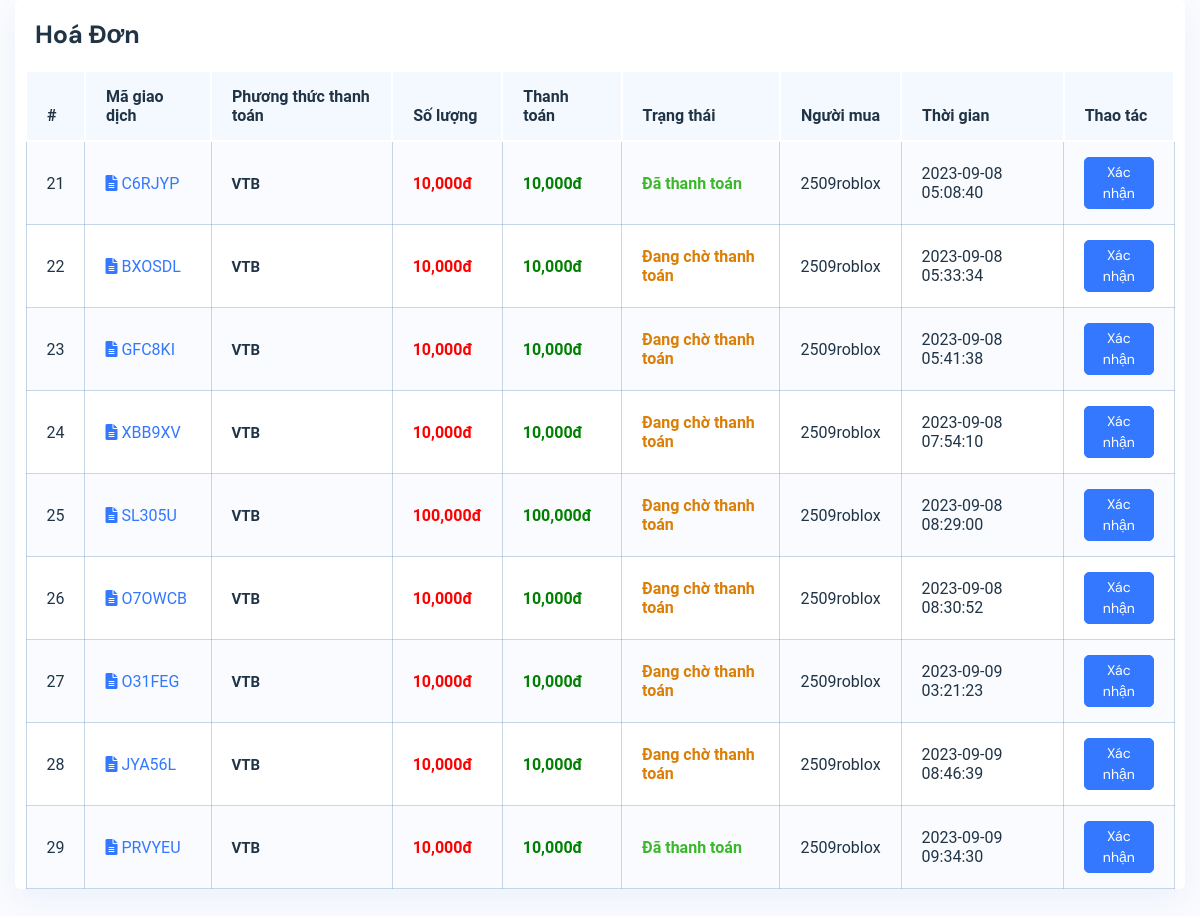
The page /client/admin.php (signed in) on the database as committed earlier.
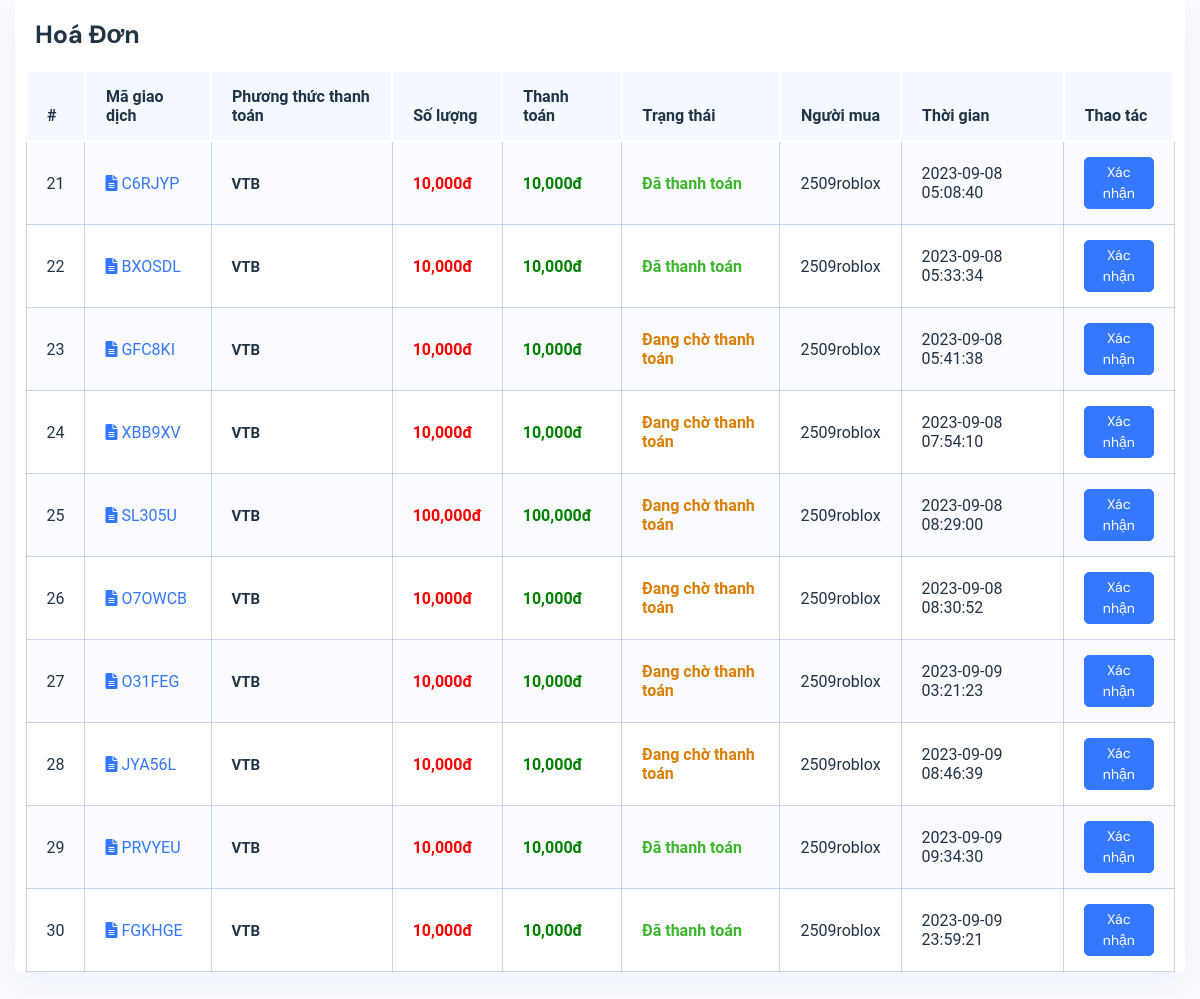
The same page on the database as committed later.
### tables this page shows
CREATE TABLE `clone_invoices` (
  `invoices_id` int(11) NOT NULL,
  `invoices_price` int(225) NOT NULL,
  `invoices_content` varchar(225) NOT NULL,
  `invoices_status` int(225) NOT NULL,
  `invoices_user` int(225) NOT NULL,
  `invoices_date` timestamp NOT NULL DEFAULT current_timestamp()
);

CREATE TABLE `clone_user` (
  `user_id` int(11) NOT NULL,
  `user_username` varchar(225) NOT NULL,
  `user_password` varchar(225) NOT NULL,
  `user_email` varchar(225) NOT NULL,
  `user_asset` int(225) NOT NULL,
  `user_date` timestamp NOT NULL DEFAULT current_timestamp()
);

### lib/database.php (called while the page is built, shortened)
<?php
class Database
{
    public $host   = DB_HOST;
    public $user   = DB_USER;
    public $pass   = DB_PASS;
    public $dbname = DB_NAME;
    public $post = DB_POST;
    public $link;
    private function connectDB()
    {
        $this->link = new mysqli(
            $this->host,
            $this->user,
            $this->pass,
            $this->dbname,
            $this->post
        );
        $this->link->set_charset("utf8");
    }
    public function select($query)
    {
        $result = $this->link->query($query) or
            die($this->link->error . __LINE__);
        if ($result->num_rows > 0) {
            return $result;
        } else {
            return false;
        }
    }
}

### classes/brand.class.php (called while the page is built, shortened)
<?php
include_once __DIR__ . '/../lib/database.php';
$db = new Database();
?>
<?php
class invoices
{
    private $db;
    public function __construct()
    {
        global $db;
        $this->db = $db;
    }
    public function show_invoices()
    {
        $query = "SELECT * FROM clone_invoices
        JOIN clone_user ON clone_invoices.invoices_user = clone_user.user_id";
        $result = $this->db->select($query);
        return $result;
    }
}
?>

### client/admin.php (the view, shortened to what the changed rows need)
<?php
include_once __DIR__ .  '/../classes/brand.class.php';
$invoices = new invoices();
$show_invoices = $invoices->show_invoices();
?>
<!doctype html>
<html>
<head>
    <link rel="stylesheet" href="../public/datum/assets/css/backend-plugin.min.css">
    <link rel="stylesheet" href="../resources/css/responsive.css">
    <link rel="stylesheet" href="../resources/css/backend.css?v=1.0.0">
    <link rel="stylesheet" href="../resources/css/customize.css">
    <link rel="stylesheet" href="https://cdnjs.cloudflare.com/ajax/libs/font-awesome/6.0.0/css/all.min.css" />
    <link class="main-stylesheet" href="../public/sweetalert2/default.css" rel="stylesheet" type="text/css">
    <link class="main-stylesheet" href="../public/cute-alert/style.css" rel="stylesheet" type="text/css">
</head>
<body class="color-light ">
    <div class="wrapper">
        <div style="">
            <div class="">
                <div class="container-fluid">
                    <div class="row">
                        <div class="col-lg-12">
                            <div class="card">
                                <div class="card-body p-0">
                                    <div class="table-responsive">
                                        <table class="table data-table table-striped mb-0">
                                            <thead class="table-color-heading">
                                                <tr>
                                                    <th width="5%">#</th>
                                                    <th>Mã giao dịch</th>
                                                    <th>Phương thức thanh toán</th>
                                                    <th>Số lượng</th>
                                                    <th>Thanh toán</th>
                                                    <th>Trạng thái</th>
                                                    <th>Người mua</th>
                                                    <th>Thời gian</th>
                                                    <th>Thao tác</th>
                                                </tr>
                                            </thead>
                                            <tbody>
                                                <?php
                                                if (isset($show_invoices)) {
                                                    if ($show_invoices && $show_invoices->num_rows > 0) {
                                                        while ($results = $show_invoices->fetch_assoc()) {
                                                ?>
                                                            <tr>
                                                                <td><?php echo $results['invoices_id'] ?></td>
                                                                <td><a href="../client/payment.php?bill=<?php echo $results['invoices_content'] ?>"><i class="fas fa-file-alt"></i>
                                                                        <?php echo $results['invoices_content'] ?></a></td>
                                                                <td><b style="font-size:15px;">VTB</b></td>
                                                                <td><b style="color: red;"><?php echo number_format($results['invoices_price']) ?>đ</b>
                                                                </td>
                                                                <td><b style="color: green;"><?php echo number_format($results['invoices_price']) ?>đ</b>
                                                                </td>
                                                                <td>
                                                                    <?php
                                                                    if ($results['invoices_status'] == '0') {
                                                                    ?>
                                                                        <p class="mb-0 text-warning font-weight-bold d-flex justify-content-start align-items-center">
                                                                            Đang chờ thanh toán</p>
                                                                    <?php
                                                                    } else {
                                                                    ?>
                                                                        <p class="mb-0 text-success font-weight-bold d-flex justify-content-start align-items-center">
                                                                            Đã thanh toán</p>
                                                                    <?php
                                                                    }
                                                                    ?>
                                                                </td>
                                                                <td><?php echo $results['user_username'] ?></td>
                                                                <td><?php echo $results['invoices_date'] ?></td>
                                                                <td><a onclick="return confirm('Xác nhận cập nhật')" href="../client/admin.php?bill=<?php echo $results['invoices_content'] ?>&user=<?php echo $results['invoices_user'] ?>&price=<?php echo $results['invoices_price'] ?>" class="btn btn-primary btn-sm">Xác nhận</a>
                                                                </td>
                                                            </tr>
                                                        <?php
                                                        }
                                                    } else {
                                                        ?>
                                                    <?php
                                                    }
                                                } else {
                                                    ?>
                                                <?php
                                                }
                                                ?>
                                            </tbody>
                                        </table>
                                    </div>
                                </div>
                            </div>
                        </div>
                    </div>
                </div>
            </div>
        </div>
    </div>
</body>
</html>

Rows that differ between the two databases and show on the page:
changed clone_invoices "BXOSDL": invoices_status "Đang chờ thanh toán" → "Đã thanh toán"
added clone_invoices: invoices_id "30", invoices_content "FGKHGE", invoices_price "10,000", invoices_status "Đã thanh toán", clone_user.user_username "2509roblox", invoices_date "2023-09-09 23:59:21"
